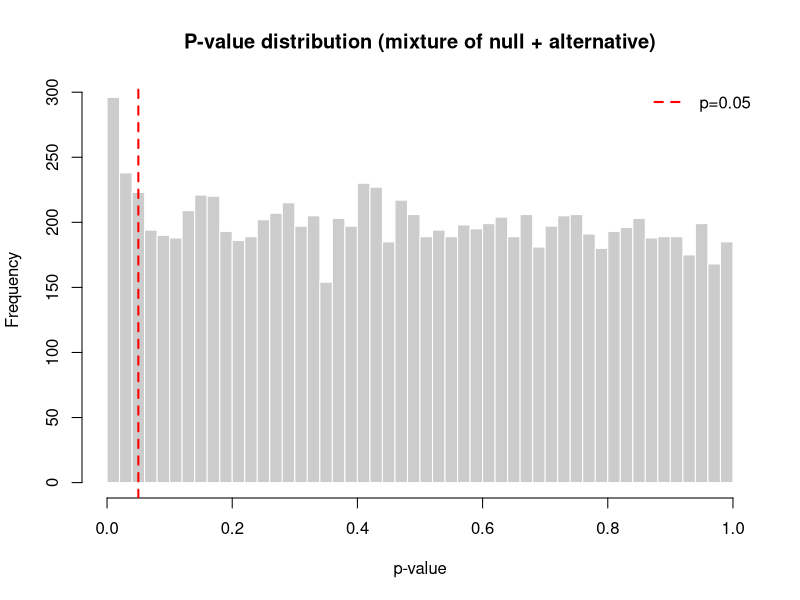
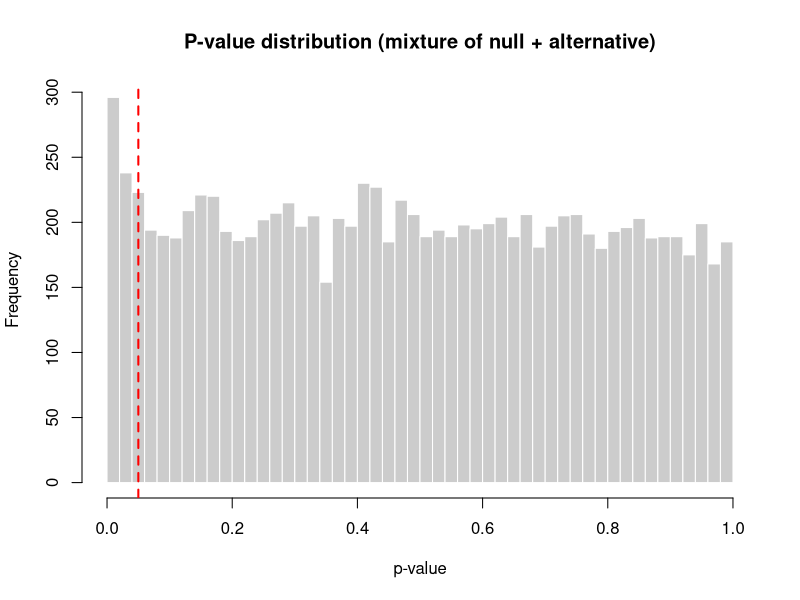

The R script that drew these images, in order:
## ---- chunk 1
set.seed(123)
dir.create("../figures", showWarnings = FALSE)
## ---- chunk 2
n_tests <- 10000
pi0 <- 0.95  # fraction truly null
n_null <- round(n_tests * pi0)
n_alt <- n_tests - n_null

# Null p-values uniform(0,1)
p_null <- runif(n_null)

# Alternative p-values biased toward 0 (simple beta distribution for demo)
p_alt <- rbeta(n_alt, shape1 = 0.4, shape2 = 1)

p <- c(p_null, p_alt)
truth <- c(rep("null", n_null), rep("alt", n_alt))
## ---- chunk 3
alpha <- 0.05
sig_raw <- p < alpha

padj <- p.adjust(p, method = "BH")
sig_bh <- padj < alpha

cat("Raw significant (p<0.05):", sum(sig_raw), "\n")
cat("BH significant (FDR<0.05):", sum(sig_bh), "\n")

false_discoveries_raw <- sum(sig_raw & truth == "null")
false_discoveries_bh <- sum(sig_bh & truth == "null")

cat("False discoveries (raw):", false_discoveries_raw, "\n")
cat("False discoveries (BH):", false_discoveries_bh, "\n")
## ---- chunk 4
hist(p, breaks = 50, col = "grey80", border = "white",
     main = "P-value distribution (mixture of null + alternative)",
     xlab = "p-value")
abline(v = 0.05, col = "red", lwd = 2, lty = 2)
legend("topright", legend = c("p=0.05"), col = c("red"), lty = 2, lwd = 2, bty = "n")
## ---- chunk 5
png("../figures/lab06_fdr_simulation.png", width = 1200, height = 600, res = 150)
hist(p, breaks = 50, col = "grey80", border = "white",
     main = "P-value distribution (mixture of null + alternative)",
     xlab = "p-value")
abline(v = 0.05, col = "red", lwd = 2, lty = 2)
dev.off()
cat("Wrote ../figures/lab06_fdr_simulation.png\n")
